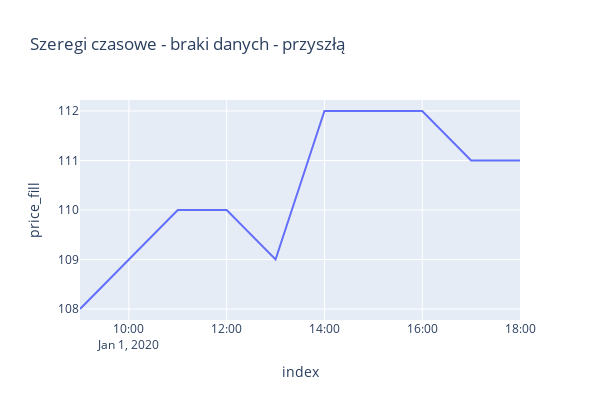

The cell this chart's notebook holds for it:
### Markdown cell above
### Backward fill - uzupełanianie następną

### Code cell
df_plotly = df.reset_index()
df_plotly["price_fill"] = df_plotly["price"].bfill() #fillna(method='ffill')
px.line(df_plotly, 'index', 'price_fill', width=600, height=400, title='Szeregi czasowe - braki danych - przyszłą')

### Figure 1 — Plotly figure (JSON) as saved in the notebook; plotly's stock layout.template omitted (floating-point values rounded to 4 significant figures)
{"data": [{"hovertemplate": "index=%{x}<br>price_fill=%{y}<extra></extra>", "legendgroup": "", "line": {"color": "#636efa", "dash": "solid"}, "marker": {"symbol": "circle"}, "mode": "lines", "name": "", "orientation": "v", "showlegend": false, "type": "scatter", "x": ["2020-01-01T09:00:00.000000000", "2020-01-01T10:00:00.000000000", "2020-01-01T11:00:00.000000000", "2020-01-01T12:00:00.000000000", "2020-01-01T13:00:00.000000000", "2020-01-01T14:00:00.000000000", "2020-01-01T15:00:00.000000000", "2020-01-01T16:00:00.000000000", "2020-01-01T17:00:00.000000000", "2020-01-01T18:00:00.000000000"], "xaxis": "x", "y": [108.0, 109.0, 110.0, 110.0, 109.0, 112.0, 112.0, 112.0, 111.0, 111.0], "yaxis": "y"}], "layout": {"height": 400, "legend": {"tracegroupgap": 0}, "title": {"text": "Szeregi czasowe - braki danych - przyszłą"}, "width": 600, "xaxis": {"anchor": "y", "domain": [0, 1], "title": {"text": "index"}}, "yaxis": {"anchor": "x", "domain": [0, 1], "title": {"text": "price_fill"}}}}
